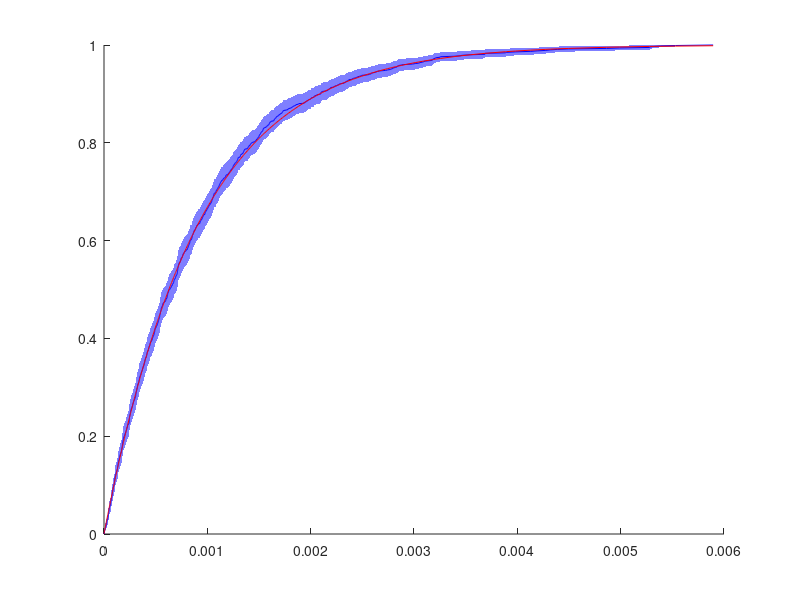

MATLAB code to generate this figure:
clc
clear all

N=1000;
CANDIDATES=10000;
A=9;

chosen=zeros(N,1);
for k=1:N
    ISI=exprnd(A,CANDIDATES,1);
    chosen(k)=min(ISI);
end

figure(1)
clf
hold on
mu=expfit(chosen);
[f,x,flo,fhi]=ecdf(chosen);
h=fill([x(~isnan(flo)); wrev(x(~isnan(fhi)))],[flo(~isnan(flo)); wrev(fhi(~isnan(fhi)))],'b');
set(h,'edgealpha',0,'facealpha',.5)
plot(x,f,'b')
plot(x,expcdf(x,mu),'r')

mu-A/CANDIDATES